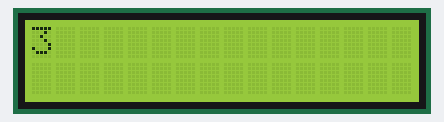
Bench run of a sketch on a simulated Arduino Uno, built with avr-gcc and run on an emulated ATmega328P. Parts: 16×2 character LCD. Random numbers use the default seed unless the sketch sets one.

Above: at 0.1 s.
At 4.1 s:
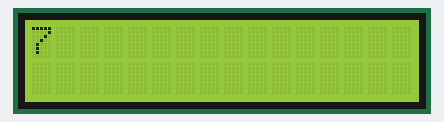
At 9.2 s:
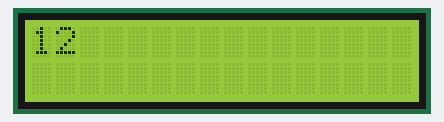
At 19.2 s:
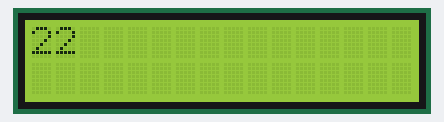
At 28.3 s:
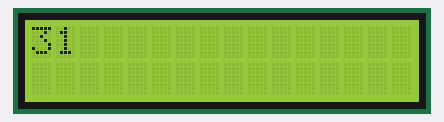
At 38.3 s:
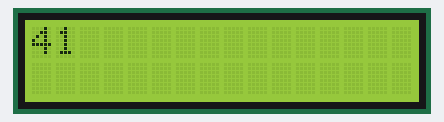

The sketch:

LEDdisplay.ino
```cpp
#include<Wire.h>
#include<LiquidCrystal_I2C.h>


LiquidCrystal_I2C lcd(0x27, 16, 2);
// first parameter is the address in hexa decimal
// second one is the no. of characters per row
// third one is the number of rows
int t;
void setup() {
  // put your setup code here, to run once:
  lcd.init();
  lcd.backlight();

  lcd.setCursor(0,0);
  lcd.print("Hello");
  randomSeed(analogRead(0));
  t = random(1,7);
}

void loop() {
  // put your main code here, to run repeatedly:
  lcd.clear();
  lcd.setCursor(0,0);
  lcd.print(t);
  delay(1000);
  t = t+1;
}

// connect a button
// sound buzzer maybe for 50 ms
// when you press the switch - show a random number between 1 - 6

// ambient light monitor
// it will use the ldr and show the data on the display
```

Measured:
- what the display in image 1 shows lasts 1.0 s, from 4.1 s to 5.1 s
